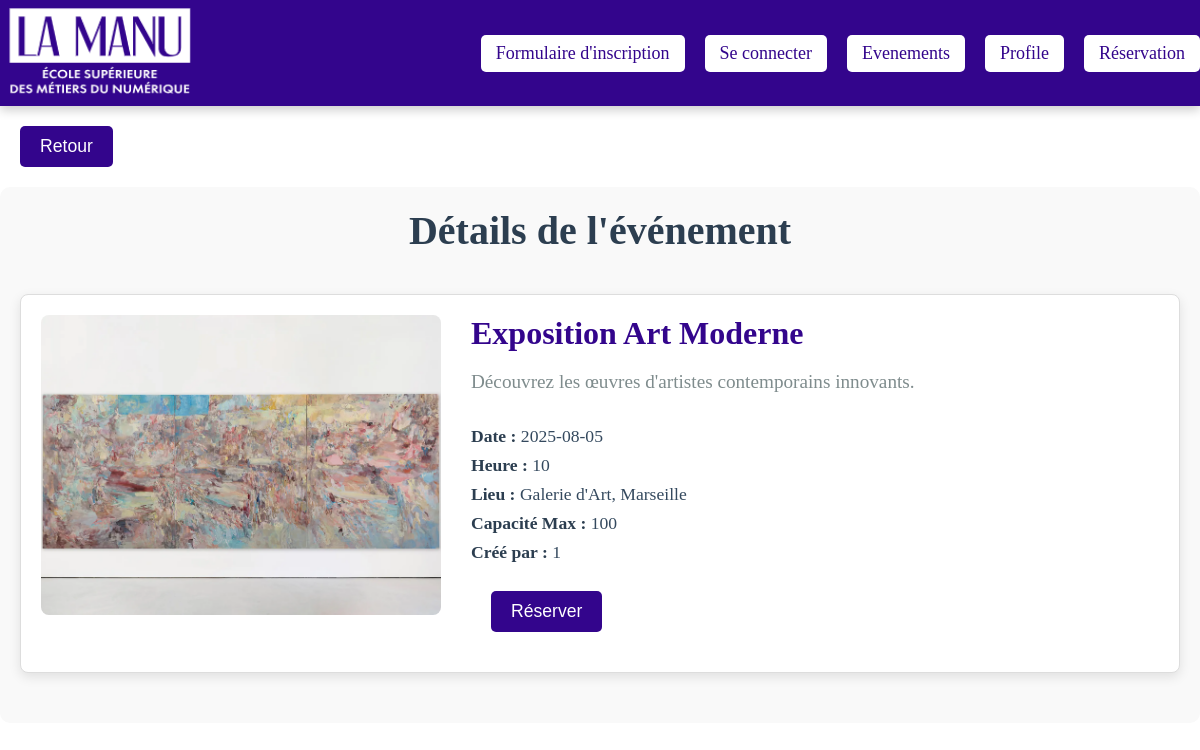
The page /pages/event-details.php?id=4 on the database its author committed.
### tables this page shows
CREATE TABLE IF NOT EXISTS evenement(
    Id_Evenement INT PRIMARY KEY AUTO_INCREMENT NOT NULL,
    Nom VARCHAR(255) NOT NULL,
    Description TEXT NULL,
    Date DATE NOT NULL,
    Heure INT NOT NULL,
    Lieu VARCHAR(255) NOT NULL,
    Capacite_Max INT NOT NULL,
    Image VARCHAR(255) NOT NULL,
    Id_Categorie INT NOT NULL,
    Cree_par VARCHAR(255) NOT NULL,
    FOREIGN KEY (Id_Categorie) REFERENCES categorie(Id_Categorie)
);

### pages/event-details.php (the view, shortened to what this page needs)
<?php
require_once "../includes/header.php";
include_once "../config/database.php";
?>
<?php
$id = "";
if (isset($_GET['id'])){
    $id = $_GET['id'];
} else {
    header('Location: index.php');
}
$query1 = "SELECT * FROM evenement WHERE Id_Evenement=$id";
$data = $db->query($query1);
$results = $data->fetchAll(PDO::FETCH_ASSOC);
?>
<a href="../pages/events.php"><button class="detail">Retour</button></a>
<div class="evenements-container">
    <h2 class="evenements-title">Détails de l'événement</h2>
    <?php
    foreach ($results as $result) {
        echo '
        <div class="evenement">
            <div class="evenement-image">
                <img src="../assets/image/' . $result['Image'] . '" alt="' . htmlspecialchars($result['Nom']) . '" />
            </div>
            <div class="evenement-details">
                <h3 class="evenement-nom">' . htmlspecialchars($result['Nom']) . '</h3>
                <p class="evenement-description">' . nl2br(htmlspecialchars($result['Description'])) . '</p>
                <div class="evenement-info">
                    <p><strong>Date :</strong> ' . htmlspecialchars($result['Date']) . '</p>
                    <p><strong>Heure :</strong> ' . htmlspecialchars($result['Heure']) . '</p>
                    <p><strong>Lieu :</strong> ' . htmlspecialchars($result['Lieu']) . '</p>
                    <p><strong>Capacité Max :</strong> ' . htmlspecialchars($result['Capacite_Max']) . '</p>
                    <p><strong>Créé par :</strong> ' . htmlspecialchars($result['Cree_par']) . '</p>
                </div>
                <a href="../pages/my-reservation.php"><button class="detail">Réserver</button></a>
            </div>
        </div>';
    }
    ?>
</div>

### includes/header.php (style rules this page uses)
* { margin: 0; padding: 0; box-sizing: border-box; }
img { width: 200px; height: 100px; }

### pages/event-details.php (style rules this page uses)
.evenements-container { max-width: 1200px; margin: 0 auto; padding: 20px; background-color: #f9f9f9; border-radius: 10px; }
.evenements-title { font-size: 2.5rem; text-align: center; margin-bottom: 40px; color: #2c3e50; }
.evenement { display: flex; justify-content: space-between; margin-bottom: 30px; padding: 20px; background-color: #fff; border: 1px solid #ddd; border-radius: 8px; box-shadow: 0 4px 12px rgba(0, 0, 0, 0.1); transition: transform 0.3s ease; }
.evenement-image img { max-width: 400px; max-height: 300px; object-fit: cover; border-radius: 8px; width: 100%; height: 100%; }
.evenement-details { flex-grow: 1; padding-left: 30px; display: flex; flex-direction: column; justify-content: space-between; }
.evenement-nom { font-size: 2rem; font-weight: bold; color: #33058C; margin: 0 0 15px; }
.evenement-description { font-size: 1.2rem; color: #7f8c8d; margin-bottom: 20px; line-height: 1.6; }
.evenement-info p { font-size: 1.1rem; color: #34495e; margin: 8px 0; }
.evenement-info strong { color: #2c3e50; }
.detail { padding: 10px 20px; background-color: rgb(51, 5, 140); border: none; border-radius: 5px; color: white; font-size: 1.1rem; margin: 20px; cursor: pointer; text-align: center; }

### rows shown on the page
evenement: Image (picture), Nom "Exposition Art Moderne", Description "Découvrez les œuvres d'artistes contemporains innovants.", Date "2025-08-05", Heure "10", Lieu "Galerie d'Art, Marseille", Capacite_Max "100", Cree_par "1"
